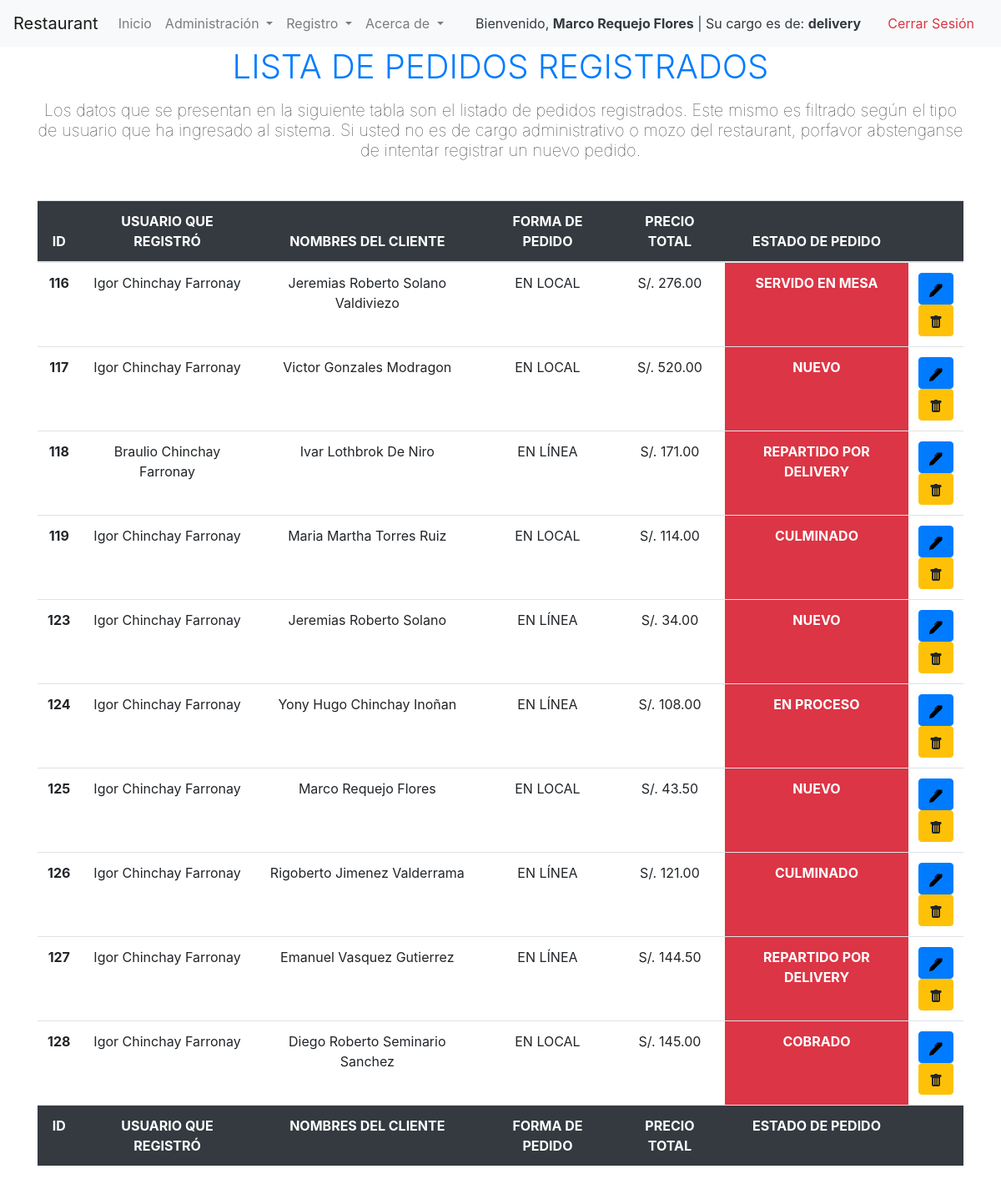
The page /gestionarpedidos.php (signed in) on the database its author committed.
### tables this page shows
CREATE TABLE `pedido` (
  `id_pedido` int(11) NOT NULL,
  `id_usuario` int(11) NOT NULL,
  `nombre_cliente` varchar(355) NOT NULL,
  `dni_cliente` varchar(12) NOT NULL,
  `celular_cliente` varchar(100) NOT NULL,
  `direccion` varchar(355) NOT NULL,
  `platosorden` varchar(355) NOT NULL,
  `tipo_comprobante` varchar(50) NOT NULL,
  `tipo_pedido` tinyint(1) NOT NULL,
  `precio_total` varchar(355) NOT NULL,
  `estado` varchar(50) NOT NULL
);

CREATE TABLE `usuario` (
  `id_usuario` int(11) NOT NULL,
  `nombres` varchar(355) NOT NULL,
  `email` varchar(255) NOT NULL,
  `contrasena` varchar(255) NOT NULL,
  `tipo_usuario` varchar(100) NOT NULL
);

### gestionarpedidos.php (the view, shortened to what this page needs)
<?php
include ('includes/navbar.php');
?>
<div class="container">
    <h1 class="text-center mb-3 text-primary font-weight-light">LISTA DE PEDIDOS REGISTRADOS</h1>
    <h5 class="text-center mb-5 text-black font-weight-lighter">Los datos que se presentan en la siguiente tabla son el listado de pedidos registrados. Este mismo es filtrado
        según el tipo de usuario que ha ingresado al sistema. Si usted no es de cargo administrativo o mozo del restaurant, porfavor abstenganse de intentar registrar un nuevo
        pedido.</h5>
    <div class="table-responsive">
        <?php
            $query = "SELECT p.id_pedido, u.nombres, u.tipo_usuario, p.nombre_cliente,  IF(p.tipo_pedido = 1, 'EN LOCAL', 'EN LÍNEA') AS tipo_pedido, p.precio_total, p.estado FROM pedido p INNER JOIN usuario u ON p.id_usuario = u.id_usuario ORDER BY id_pedido;";
            $query_run = mysqli_query($conexion, $query);
        ?>
        <table class="table table-hover" id="dataTable" width="100%" cellspacing="0">
            <thead>
                <tr class="text-center bg-dark text-white">
                    <th>ID</th>
                    <th>USUARIO QUE REGISTRÓ</th>
                    <th>NOMBRES DEL CLIENTE</th>
                    <th>FORMA DE PEDIDO</th>
                    <th>PRECIO TOTAL</th>
                    <th>ESTADO DE PEDIDO</th>
                    <th></th>
                </tr>
            </thead>
            <tfoot>
                <tr class="text-center bg-dark text-white">
                    <th>ID</th>
                    <th>USUARIO QUE REGISTRÓ</th>
                    <th>NOMBRES DEL CLIENTE</th>
                    <th>FORMA DE PEDIDO</th>
                    <th>PRECIO TOTAL</th>
                    <th>ESTADO DE PEDIDO</th>
                    <th></th>
                </tr>
            </tfoot>
            <tbody>
                <?php
                if(mysqli_num_rows($query_run) > 0){
                    while($row = mysqli_fetch_assoc($query_run)){
                ?>
                <tr class="text-center">
                    <td class="font-weight-bold"><?php echo $row['id_pedido'] ?></td>
                    <td class=""><?php echo $row['nombres'] ?></td>
                    <td class=""><?php echo $row['nombre_cliente'] ?></td>
                    <td class=""><?php echo $row['tipo_pedido'] ?></td>
                    <td class="">S/. <?php echo number_format($row['precio_total'],2) ?></td>
                    <td class="text-white bg-danger font-weight-bold"><?php echo $row['estado'] ?></td>
                    <td>
                        <form action="editarpedido.php" method="post">
                            <button type="submit" name="edit_pedido" class="btn btn-primary">
                            </button>
                        </form>
                        <form action="registrarpedidocode.php" method="post">
                            <button type="submit" name="deletePedido" class="btn btn-warning">
                            </button>
                        </form>
                    </td>
                </tr>
                <?php
                    }
                }
                else{
                    echo "No record Found";
                }
                ?>
            </tbody>
        </table>
    </div>
</div>
<?php
include ('includes/footer.php');
?>

### rows shown on the page
pedido: id_pedido "116", id_usuario.nombres "Igor Chinchay Farronay", nombre_cliente "Jeremias Roberto Solano Valdiviezo", tipo_pedido "EN LOCAL", precio_total "276.00", estado "SERVIDO EN MESA"
pedido: id_pedido "117", id_usuario.nombres "Igor Chinchay Farronay", nombre_cliente "Victor Gonzales Modragon", tipo_pedido "EN LOCAL", precio_total "520.00", estado "NUEVO"
pedido: id_pedido "118", id_usuario.nombres "Braulio Chinchay Farronay", nombre_cliente "Ivar Lothbrok De Niro", tipo_pedido "EN LÍNEA", precio_total "171.00", estado "REPARTIDO POR DELIVERY"
pedido: id_pedido "119", id_usuario.nombres "Igor Chinchay Farronay", nombre_cliente "Maria Martha Torres Ruiz", tipo_pedido "EN LOCAL", precio_total "114.00", estado "CULMINADO"
pedido: id_pedido "123", id_usuario.nombres "Igor Chinchay Farronay", nombre_cliente "Jeremias Roberto Solano", tipo_pedido "EN LÍNEA", precio_total "34.00", estado "NUEVO"
pedido: id_pedido "124", id_usuario.nombres "Igor Chinchay Farronay", nombre_cliente "Yony Hugo Chinchay Inoñan", tipo_pedido "EN LÍNEA", precio_total "108.00", estado "EN PROCESO"
pedido: id_pedido "125", id_usuario.nombres "Igor Chinchay Farronay", nombre_cliente "Marco Requejo Flores", tipo_pedido "EN LOCAL", precio_total "43.50", estado "NUEVO"
pedido: id_pedido "126", id_usuario.nombres "Igor Chinchay Farronay", nombre_cliente "Rigoberto Jimenez Valderrama", tipo_pedido "EN LÍNEA", precio_total "121.00", estado "CULMINADO"
pedido: id_pedido "127", id_usuario.nombres "Igor Chinchay Farronay", nombre_cliente "Emanuel Vasquez Gutierrez", tipo_pedido "EN LÍNEA", precio_total "144.50", estado "REPARTIDO POR DELIVERY"
pedido: id_pedido "128", id_usuario.nombres "Igor Chinchay Farronay", nombre_cliente "Diego Roberto Seminario Sanchez", tipo_pedido "EN LOCAL", precio_total "145.00", estado "COBRADO"

### other values the page prints
$_SESSION['username'] "Marco Requejo Flores"
$_SESSION['userType'] "delivery"
